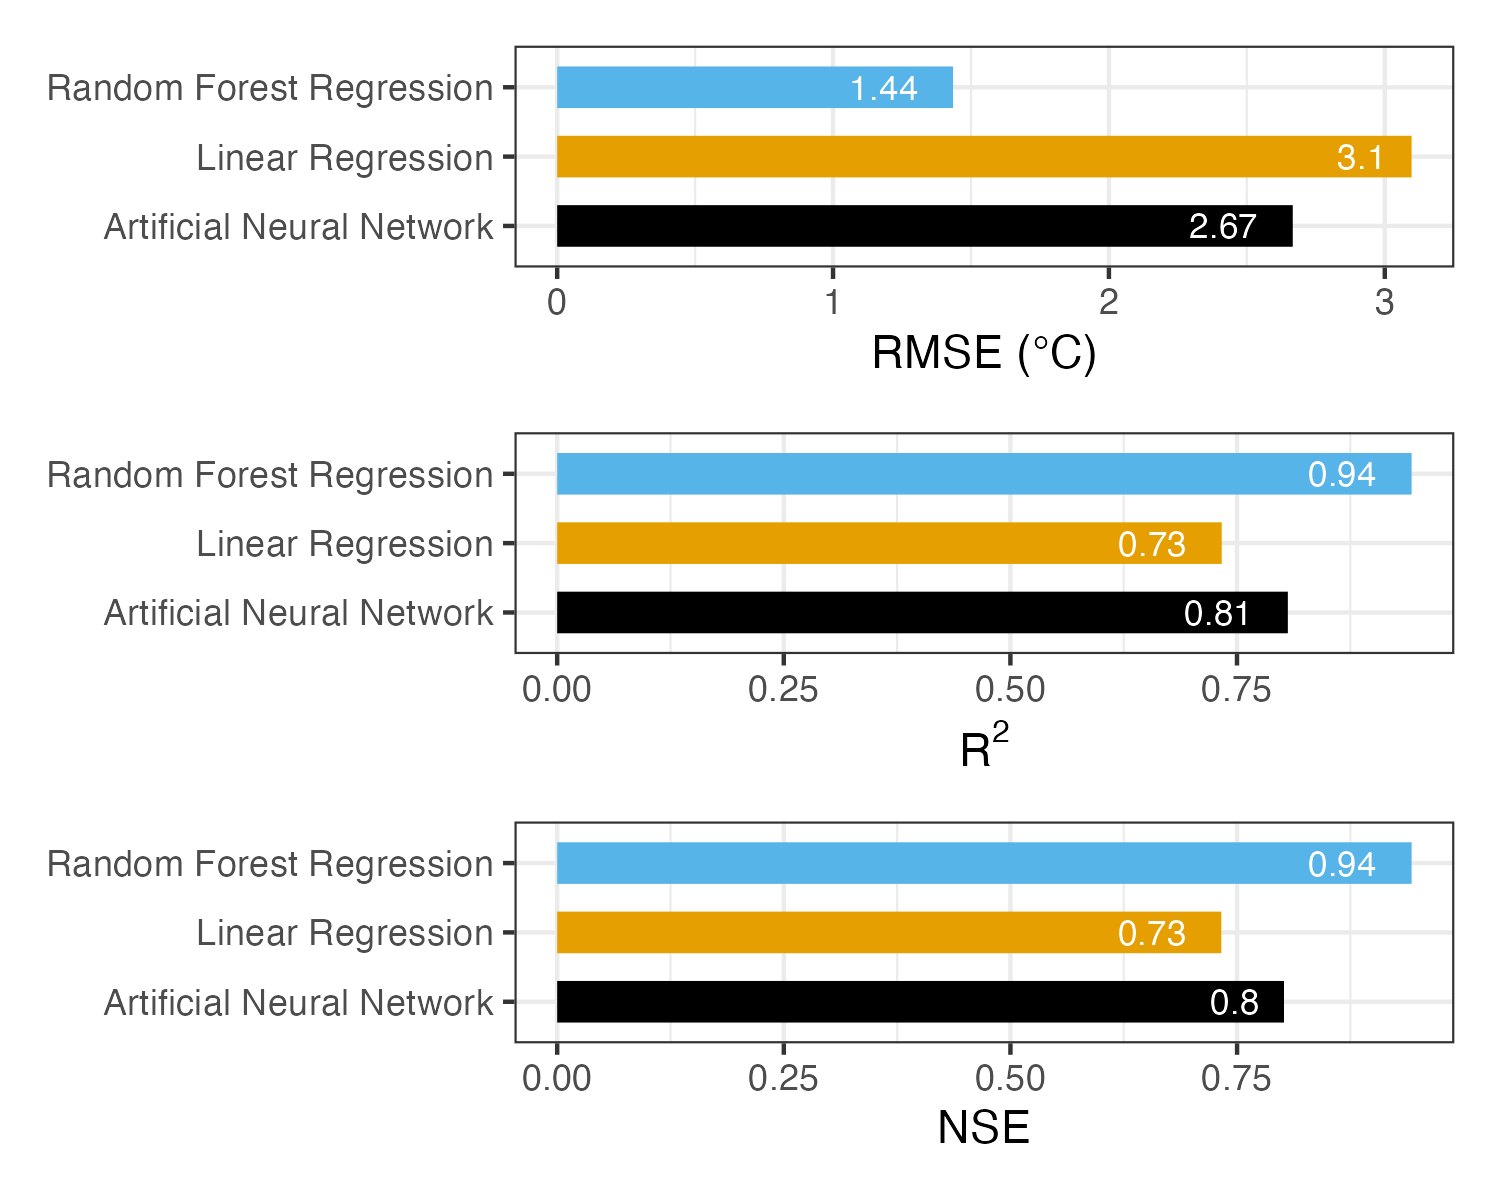

Reproduce this figure in R.
library(ggplot2)
library(ggthemes)
library(dplyr)
library(readr)

library(patchwork)

# Read in data
LR1_eval = read_csv("Results/2.WaterTempEst/1.LinearRegression/LR1_eval.csv")
LR2_1_eval = read_csv("Results/2.WaterTempEst/1.LinearRegression/LR2_1_eval.csv")
LR2_2_eval = read_csv("Results/2.WaterTempEst/1.LinearRegression/LR2_2_eval.csv")

RFR1_eval = read_csv("Results/2.WaterTempEst/2.RandomForestRegression/RFR1_eval.csv")
RFR2_1_eval = read_csv("Results/2.WaterTempEst/2.RandomForestRegression/RFR2_1_eval.csv")
RFR2_2_eval = read_csv("Results/2.WaterTempEst/2.RandomForestRegression/RFR2_2_eval.csv")

ANN1_eval = read_csv("Results/2.WaterTempEst/3.ANN/ANN1_eval.csv")
ANN2_1_eval = read_csv("Results/2.WaterTempEst/3.ANN/ANN2_1_eval.csv")
ANN2_2_eval = read_csv("Results/2.WaterTempEst/3.ANN/ANN2_2_eval.csv")

# Combine data
LR1_eval$variation = 1
LR1_eval$type = "Linear Regression"
LR2_1_eval$variation = 2
LR2_1_eval$type = "Linear Regression"
LR2_2_eval$variation = 3
LR2_2_eval$type = "Linear Regression"

RFR1_eval$variation = 1
RFR1_eval$type = "Random Forest Regression"
RFR2_1_eval$variation = 2
RFR2_1_eval$type = "Random Forest Regression"
RFR2_2_eval$variation = 3
RFR2_2_eval$type = "Random Forest Regression"

ANN1_eval$variation = 1
ANN1_eval$type = "Artificial Neural Network"
ANN2_1_eval$variation = 2
ANN2_1_eval$type = "Artificial Neural Network"
ANN2_2_eval$variation = 3
ANN2_2_eval$type = "Artificial Neural Network"

req_cols = colnames(LR1_eval)

req_cols

eval_data = rbind(
  LR1_eval,
  LR2_1_eval,
  LR2_2_eval,
  RFR1_eval[req_cols],
  RFR2_1_eval[req_cols],
  RFR2_2_eval[req_cols],
  ANN1_eval,
  ANN2_1_eval,
  ANN2_2_eval
)

# if type is LR, set performance column to good, ANN, set to better, RFR set to best
eval_data$performance = ifelse(
  eval_data$type == "Linear Regression",
  "Good",
  ifelse(eval_data$type == "Random Forest Regression", "Best", "Better")
)

aggregated_mean_deviation = eval_data %>%
  group_by(model, variation, type, performance) %>%
  filter(variation == 2) %>%
  summarise_at(vars(rmse, nse, r_sqaured, mse), c("mean"=mean, "sd"=sd), na.rm = TRUE)


p1 = ggplot(aggregated_mean_deviation,
            aes(y = type, x = rmse_mean, fill = factor(type))) +
  # geom_boxplot() + # add mean points
  geom_col(width = 0.6) +
  # geom_label(aes(label = performance), position = position_dodge(width = 0.9), size=2.75,vjust = +0.5, color="white", show.legend = FALSE) +
  geom_text(aes(label = paste0(round(rmse_mean,2))), position = position_dodge(width = 0.9), vjust = +0.5, hjust=+1.50, color="white", size=3, show.legend = FALSE) +
  # expand_limits(x=c(0, 3.5)) +
  # stat_summary(fun=mean, geom="point", shape=23, size=2, position=position_dodge(width=0.75), color="white") +
  scale_fill_colorblind() +
  theme_bw() +
  labs(x = expression("RMSE ("*degree*C*")"))+
  # clear x axis label
  theme(
    axis.title.y=element_blank(),
    # axis.text.x=element_blank(),
    legend.title=element_blank(),
    # legend.text=element_text(size=12),
    legend.position="none",
  )

p1

p2 = ggplot(aggregated_mean_deviation, aes(y=type, x=r_sqaured_mean, fill=factor(type) 
                                           # fill=factor(type)
)) +
  # geom_boxplot() + # add mean points
  geom_col(width = 0.6) +
  # geom_label(aes(label = performance), position = position_dodge(width = 0.9), vjust = +0.5, size=2.75,color="white", show.legend = FALSE) +
  # geom_text(aes(label = paste0("(",round(r_sqaured_mean,2),")")), position = position_dodge(width = 0.9), vjust = +1.5, color="white", size=3, show.legend = FALSE) +
  geom_text(aes(label = paste0(round(r_sqaured_mean,2))), position = position_dodge(width = 0.9), vjust = +0.5, hjust=+1.5, color="white", size=3, show.legend = FALSE) +
  # geom_errorbar(aes(ymin=r_sqaured_mean-r_sqaured_sd, ymax=r_sqaured_mean+r_sqaured_sd), width=.2, position=position_dodge(.9)) +
  # stat_summary(fun=mean, geom="point", shape=23, size=2, position=position_dodge(width=0.75), color="white") +
  scale_fill_colorblind('Model Type') +
  # expand_limits(x=c(0, 1)) +
  theme_bw() +
  labs(x = expression(paste("R"^2,)), y="Model Type")+
  # clear x axis label
  theme(
    axis.title.y=element_blank(),
    # axis.text.x=element_blank(),
    # legend.title=element_text(face="bold", size=13),
    # legend.text=element_text(size=12),
    legend.position="none",
  )

p2

p3 = ggplot(aggregated_mean_deviation, aes(y=type, x=nse_mean, fill=factor(type) 
                                           # fill=factor(type)
)) +
  geom_col(width = 0.6) +
  # geom_label(
  #   aes(label = performance),
  #   position = position_dodge(width = 0.9),
  #   vjust = +0.5,
  #   size = 2.75,
  #   color = "white",
  #   show.legend = FALSE
  # ) +
  geom_text(
    aes(label = paste0(round(nse_mean, 2))),
    position = position_dodge(width = 0.9),
    vjust = +0.5,
    hjust = +1.5,
    color = "white",
    size = 3,
    show.legend = FALSE
  ) +
  # geom_errorbar(aes(ymin=r_sqaured_mean-r_sqaured_sd, ymax=r_sqaured_mean+r_sqaured_sd), width=.2, position=position_dodge(.9)) +
  # stat_summary(fun=mean, geom="point", shape=23, size=2, position=position_dodge(width=0.75), color="white") +
  scale_fill_colorblind('Model Type') +
  # expand_limits(x=c(0, 1)) +
  theme_bw() +
  labs(x = expression("NSE"), y="Model Type")+
  # clear x axis label
  theme(
    axis.title.y=element_blank(),
    # axis.text.x=element_blank(),
    # legend.title=element_text(face="bold", size=13),
    # legend.text=element_text(size=12),
    legend.position="none",
  )
p3

plot = p1 / p2 / p3

plot
ggsave("Results/0.Figures/model_comparison2.png", plot=plot, width=5, height=4, units="in")

